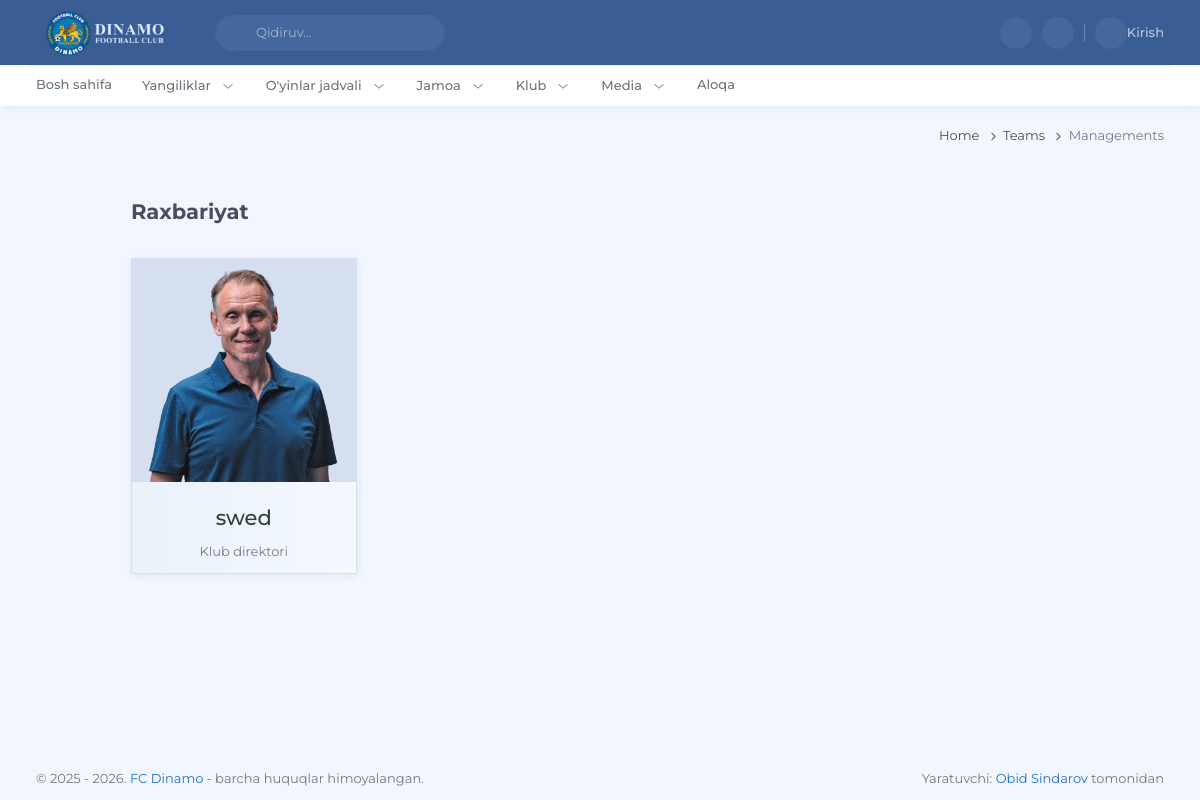
/teams/managements, run on the app's committed database.
### apps/teams/models.py (models this page shows, shortened)
class Management(models.Model):
    name = models.CharField(max_length=255)
    position = models.ForeignKey(ManagementPosition, on_delete=models.PROTECT)
    date_of_birth = models.DateField(blank=True, null=True)
    location = models.CharField(max_length=100, blank=True, null=True)
    email = models.EmailField(blank=True, null=True)
    image = models.FileField(upload_to='management/', blank=True, null=True)
    biography = models.TextField()
    order = models.IntegerField(default=0)

class ManagementPosition(models.Model):
    title = models.CharField(max_length=255)
    order = models.IntegerField(default=0)
    class Meta:
        ordering = ('order',)

### apps/teams/views.py (the view)
# urls.py: path('managements', views.judge_managements, name='judge_managements'),
def managements(request):
    grouped = OrderedDict()
    managements = Management.objects.filter().order_by('order')
    grouped['Raxbariyat'] = managements
    paths = [
        {'title': 'home', 'url': 'home', 'args': []},
        {'title': 'teams', 'url': 'managements', 'args': []},
        {'title': 'managements', 'url': 'managements', 'args': []},
    ]
    context = {
        'groups': grouped,
        'page_title': 'Raxbariyat jamoasi',
        'paths': paths
    }
    context.update(get_base_context(request))
    return render(request, 'teams/managements.html', context)

### apps/core/utils.py (called while the page is built)
def get_base_context(request):
    return {
        'current_year': datetime.now().year,
        'categorys': TeamType.objects.all().order_by('order')
    }

### apps/teams/templates/teams/managements.html
{% extends "core/index.html" %} {% load static %} {% block title %}FC Dinamo - {{ page_title }}{% endblock title %} {% block css %} {% endblock css %}
{% block content %}
<div class="container">
    <div class="row justify-content-center">
        {% for group_name, players in groups.items %}
            <div class="col-12 col-lg-10">
                <h3 class="fw-bold my-4">{{ group_name }}</h3>
                <div class="row">
                {% for item in players %}
                    <div class="col-12 col-md-6 col-lg-4 col-xl-3 mb-3">
                        <a href="{% url 'management_detail' item.id %}">
                            <div class="card border-light h-100 rounded-0">
                                <div class="card-body text-center player-card p-0">
                                    <div class="bg-light mb-3">
                                        <img src="{{ item.image.url }}" alt="{{ item.name }}" class="img-fluid w-100">
                                    </div>
                                    <h3 class="text-dark player-title">{{ item.name }}</h3>
                                    <span class="text-muted">{{ item.position.title }}</span>
                                </div>
                            </div>
                        </a>
                    </div>
                {% empty %}
                    <p class="border-bottom">{{ group_name }} topilmadi</p>
                {% endfor %}
                </div>
            </div>
        {% endfor %}
    </div>
</div>
{% endblock content %} {% block js %} {% endblock js %}

### static/css/style.css (style rules this page uses)
.player-card { transition: 0.3s; }

### data on the page
Management: image (picture), name "swed", position "Klub direktori"

### other printed values
{{ item.title|title }} "Home" "Teams"
{{ item.title|title }} "Managements"
{{ group_name }} "Raxbariyat"
